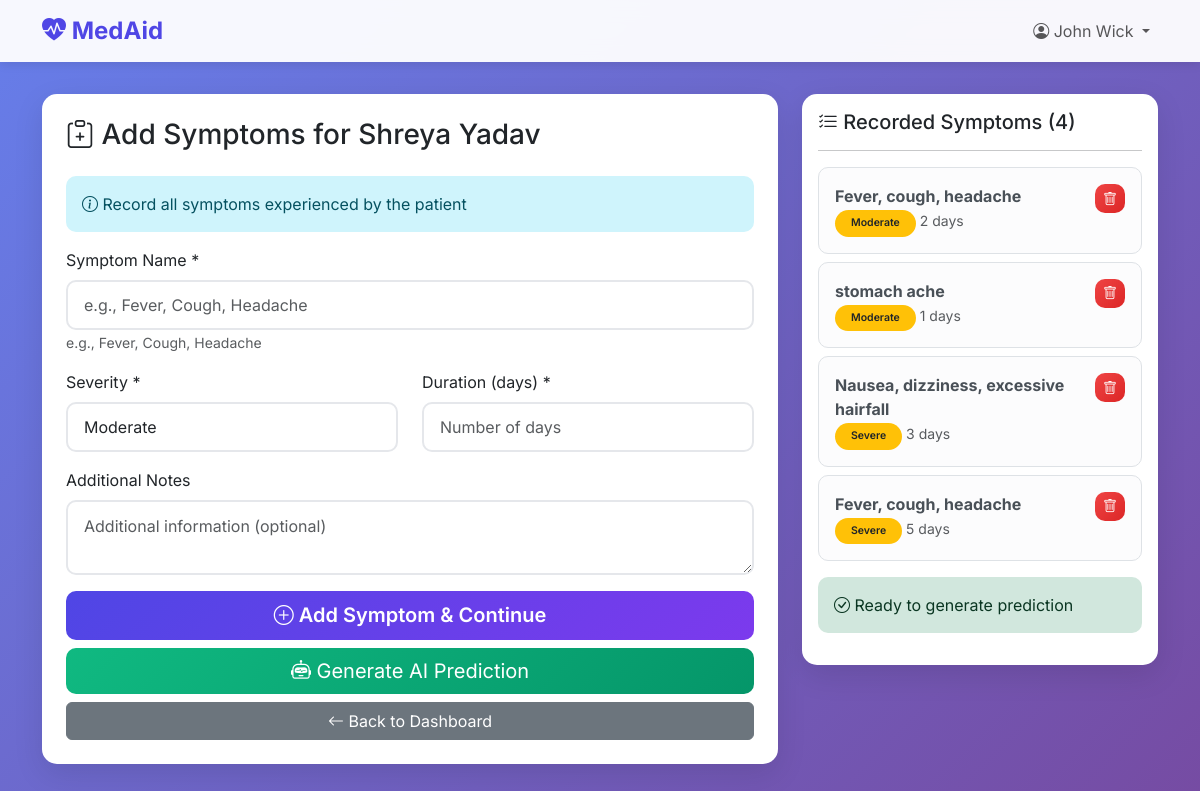
The page /patients/admin/patient/3/add-symptoms/ (signed in) on the database its author committed.
### accounts/models.py (models this page shows, shortened)
class CustomUser(AbstractUser):
    USER_TYPE_CHOICES = (('admin', 'Admin'), ('patient', 'Patient'))
    user_type = models.CharField(max_length=10, choices=USER_TYPE_CHOICES)
    phone_number = models.CharField(max_length=15)
    age = models.IntegerField(null=True, blank=True)
    gender = models.CharField(max_length=10, default='other')
    date_of_birth = models.DateField(null=True, blank=True)

### patients/models.py (models this page shows, shortened)
class SymptomRecord(models.Model):
    SEVERITY_CHOICES = [
        (1, 'Mild'),
        (2, 'Moderate'),
        (3, 'Severe'),
    ]
    patient = models.ForeignKey(settings.AUTH_USER_MODEL, on_delete=models.CASCADE, related_name='symptoms')
    symptom_name = models.CharField(max_length=200)
    severity = models.IntegerField(choices=SEVERITY_CHOICES, default=2)
    duration_days = models.IntegerField(help_text="How many days has this symptom persisted?")
    recorded_date = models.DateTimeField(auto_now_add=True)
    recorded_by = models.ForeignKey(settings.AUTH_USER_MODEL, on_delete=models.SET_NULL, null=True, related_name='recorded_symptoms')
    notes = models.TextField(blank=True)
    class Meta:
        ordering = ['-recorded_date']
        verbose_name = 'Symptom Record'
        verbose_name_plural = 'Symptom Records'

### patients/views.py (the view)
# urls.py: path('admin/patient/<int:patient_id>/add-symptoms/', views.add_symptoms, name='add_symptoms'),
@login_required
def add_symptoms(request, patient_id):
    if request.user.user_type != 'admin':
        messages.error(request, 'Access denied. Admin only.')
        return redirect('patient_dashboard')
    patient = get_object_or_404(CustomUser, id=patient_id, user_type='patient')
    existing_symptoms = SymptomRecord.objects.filter(patient=patient)
    if request.method == 'POST':
        form = SymptomRecordForm(request.POST)
        if form.is_valid():
            symptom = form.save(commit=False)
            symptom.patient = patient
            symptom.recorded_by = request.user
            symptom.save()
            messages.success(request, f'Symptom "{symptom.symptom_name}" added successfully!')
            action = request.POST.get('action')
            if action == 'add_more':
                return redirect('add_symptoms', patient_id=patient_id)
            elif action == 'generate_prediction':
                return redirect('generate_prediction', patient_id=patient_id)
    else:
        form = SymptomRecordForm()
    return render(request, 'patients/add_symptoms.html', {
        'form': form,
        'patient': patient,
        'existing_symptoms': existing_symptoms,
    })

### patients/forms.py
class SymptomRecordForm(forms.ModelForm):
    class Meta:
        model = SymptomRecord
        fields = ['symptom_name', 'severity', 'duration_days', 'notes']
        widgets = {
            'symptom_name': forms.TextInput(attrs={
                'class': 'form-control',
                'placeholder': 'e.g., Fever, Cough, Headache'
            }),
            'severity': forms.Select(attrs={'class': 'form-control'}),
            'duration_days': forms.NumberInput(attrs={
                'class': 'form-control',
                'placeholder': 'Number of days'
            }),
            'notes': forms.Textarea(attrs={
                'class': 'form-control',
                'rows': 2,
                'placeholder': 'Additional information (optional)'
            }),
        }

### templates/patients/add_symptoms.html (shortened to what this page needs)
{% extends 'base.html' %}
{% block content %}
<div class="container">
    <div class="row">
        <div class="col-md-8">
            <div class="card mb-4">
                <div class="card-body p-4">
                    <h3 class="mb-4">
                        <i class="bi bi-clipboard-plus"></i> Add Symptoms for {{ patient.get_full_name }}
                    </h3>
                    <div class="alert alert-info">
                        <i class="bi bi-info-circle"></i> Record all symptoms experienced by the patient
                    </div>
                    <form method="post" id="symptomForm">
                        <div class="mb-3">
                            <label class="form-label">Symptom Name *</label>
                            {{ form.symptom_name }}
                            <small class="text-muted">e.g., Fever, Cough, Headache</small>
                        </div>
                        <div class="row">
                            <div class="col-md-6 mb-3">
                                <label class="form-label">Severity *</label>
                                {{ form.severity }}
                            </div>
                            <div class="col-md-6 mb-3">
                                <label class="form-label">Duration (days) *</label>
                                {{ form.duration_days }}
                            </div>
                        </div>
                        <div class="mb-3">
                            <label class="form-label">Additional Notes</label>
                            {{ form.notes }}
                        </div>
                        <div class="d-grid gap-2">
                            <button type="submit" name="action" value="add_more" class="btn btn-primary btn-lg">
                                <i class="bi bi-plus-circle"></i> Add Symptom & Continue
                            </button>
                            {% if existing_symptoms %}
                            <button type="submit" name="action" value="generate_prediction" class="btn btn-success btn-lg">
                                <i class="bi bi-robot"></i> Generate AI Prediction
                            </button>
                            {% endif %}
                            <a href="{% url 'admin_dashboard' %}" class="btn btn-secondary">
                                <i class="bi bi-arrow-left"></i> Back to Dashboard
                            </a>
                        </div>
                    </form>
                </div>
            </div>
        </div>
        <div class="col-md-4">
            <div class="card">
                <div class="card-body">
                    <h5 class="mb-3">
                        <i class="bi bi-list-check"></i> Recorded Symptoms ({{ existing_symptoms.count }})
                    </h5>
                    <hr>
                    {% for symptom in existing_symptoms %}
                    <div class="alert alert-light border d-flex justify-content-between align-items-start mb-2">
                        <div class="flex-grow-1">
                            <strong>{{ symptom.symptom_name }}</strong><br>
                            <small class="text-muted">
                                <span class="badge bg-warning text-dark">{{ symptom.get_severity_display }}</span>
                                {{ symptom.duration_days }} days
                            </small>
                        </div>
                        <form method="post" action="{% url 'delete_symptom' symptom.id %}" style="display: inline;">
                            <button type="submit" class="btn btn-sm btn-danger ms-2"
                                    onclick="return confirm('Delete this symptom?')">
                                <i class="bi bi-trash"></i>
                            </button>
                        </form>
                    </div>
                    {% empty %}
                    <p class="text-muted text-center py-3">
                        <i class="bi bi-inbox" style="font-size: 2rem;"></i><br>
                        No symptoms recorded yet
                    </p>
                    {% endfor %}
                    {% if existing_symptoms %}
                    <div class="alert alert-success mt-3">
                        <i class="bi bi-check-circle"></i>
                        Ready to generate prediction
                    </div>
                    {% endif %}
                </div>
            </div>
        </div>
    </div>
</div>
{% endblock %}

### templates/base.html (shortened to what this page needs)
<!DOCTYPE html>
<html lang="en">
<head>
    <link href="https://cdn.jsdelivr.net/npm/bootstrap@5.3.2/dist/css/bootstrap.min.css" rel="stylesheet">
    <link rel="stylesheet" href="https://cdn.jsdelivr.net/npm/bootstrap-icons@1.11.1/font/bootstrap-icons.css">
</head>
<body>
    <nav class="navbar navbar-expand-lg navbar-light">
        <div class="container">
            <a class="navbar-brand" href="{% url 'landing' %}">
                <i class="bi bi-heart-pulse-fill"></i> MedAid
            </a>
            <div class="collapse navbar-collapse" id="navbarNav">
                <ul class="navbar-nav ms-auto">
                    {% if user.is_authenticated %}
                        <li class="nav-item dropdown">
                            <a class="nav-link dropdown-toggle" href="#" role="button" data-bs-toggle="dropdown">
                                <i class="bi bi-person-circle"></i> {{ user.get_full_name|default:user.username }}
                            </a>
                        </li>
                    {% else %}
                        <li class="nav-item">
                            <a class="nav-link" href="{% url 'login' %}">
                                <i class="bi bi-box-arrow-in-right"></i> Login
                            </a>
                        </li>
                    {% endif %}
                </ul>
            </div>
        </div>
    </nav>
    <main class="main-content">
        {% block content %}{% endblock %}
    </main>
</body>
</html>

### templates/base.html (style rules this page uses)
* { margin: 0; padding: 0; box-sizing: border-box; }
body { font-family: 'Inter', sans-serif; background: linear-gradient(135deg, #667eea 0%, #764ba2 100%); min-height: 100vh; }
.navbar { background: rgba(255, 255, 255, 0.95) !important; backdrop-filter: blur(10px); box-shadow: 0 2px 10px rgba(0, 0, 0, 0.1); }
.navbar-brand { font-weight: 700; font-size: 1.5rem; color: #4f46e5 !important; }
.main-content { min-height: calc(100vh - 70px); padding: 2rem 0; }
.card { border: none; border-radius: 15px; box-shadow: 0 10px 30px rgba(0, 0, 0, 0.1); transition: transform 0.3s ease; }
.btn-primary { background: linear-gradient(135deg, #4f46e5, #7c3aed); border: none; border-radius: 10px; padding: 0.6rem 1.5rem; font-weight: 600; transition: all 0.3s ease; }
.btn-success { background: linear-gradient(135deg, #10b981, #059669); border: none; border-radius: 10px; }
.btn-danger { background: linear-gradient(135deg, #ef4444, #dc2626); border: none; border-radius: 10px; }
.form-control, .form-select { border-radius: 10px; border: 2px solid #e5e7eb; padding: 0.7rem 1rem; }
.alert { border-radius: 10px; border: none; }
.badge { padding: 0.5rem 1rem; border-radius: 20px; font-weight: 600; }

### rows shown on the page
CustomUser: get_full_name "John Wick"
CustomUser: get_full_name "Shreya Yadav"
SymptomRecord: symptom_name "Fever, cough, headache", severity "Moderate", duration_days "2"
SymptomRecord: symptom_name "stomach ache", severity "Moderate", duration_days "1"
SymptomRecord: symptom_name "Nausea, dizziness, excessive hairfall", severity "Severe", duration_days "3"
SymptomRecord: symptom_name "Fever, cough, headache", severity "Severe", duration_days "5"

### other values the page prints
{{ existing_symptoms.count }} "4"
